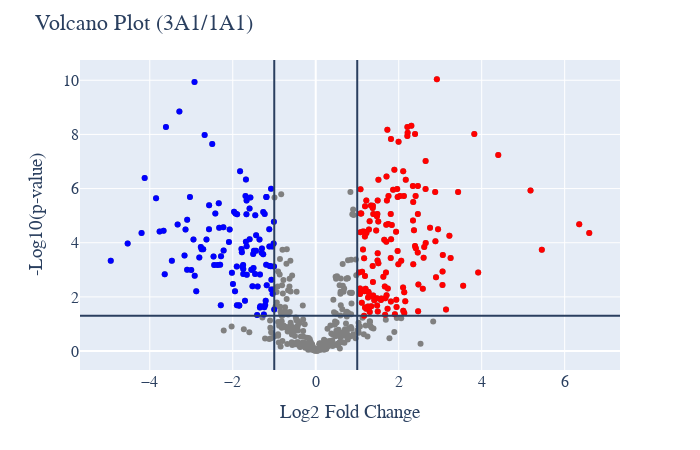

Notebook code cell kept with this figure:
### Code cell
# Abundance Volcano plot
plot_options={
            "compare groups": [0, 2],
            "title": "Volcano Plot",
            "X Title": "Log2 Fold Change",
            "Y Title": "-Log10(p-value)",
            "up color": "red",
            "down color": "blue",
            "all color": "gray",
            "width": 700,
            "height": 450,
            "font": dict(size=16, family="Arial black"),
            "ylimits": [],
            "xlimits": [],
            "help for information only": \
            "compare groups: list of two numbers default [0,1] means compare" \
            "the second group again the first group." \
            "xlimits: list or tuple of two numbers [0,10]." \
        }
figure, _, _ =volcano_plots(data_obj, plot_options, saved_settings)
figure.show()
#figure.write_image("images/test.svg")

### Figure 1 — Plotly figure (JSON) as saved in the notebook; plotly's stock layout.template omitted (floating-point values rounded to 4 significant figures; data arrays with more than 128 entries replaced by an {"elided": "..."} marker saying what was removed)
{"data": [{"hovertemplate": "%{text}<br>x=: %{x} <br>y=: %{y}", "legendgroup": "", "marker": {"color": "#636efa", "symbol": "circle"}, "mode": "markers", "name": "", "orientation": "v", "showlegend": false, "type": "scatter", "xaxis": "x", "yaxis": "y"}, {"hovertemplate": "%{text}<br>x=: %{x} <br>y=: %{y}", "marker": {"color": "gray"}, "mode": "markers", "text": {"elided": "515 str values"}, "type": "scatter", "x": {"elided": "515 float values"}, "y": {"elided": "515 float values"}}, {"hovertemplate": "%{text}<br>x=: %{x} <br>y=: %{y}", "marker": {"color": "blue"}, "mode": "markers", "text": ["O43707", "P22314", "P11021", "P08238", "P11142", "P38646", "P09874", "Q13283", "P06576", "Q12906", "Q14683", "P53396", "Q15029", "P04075", "Q14697", "O43175", "P49411", "P22626", "O75533", "P11940", "P30101", "O00571", "P12268", "P23246", "Q16555", "P20042", "P63104", "P09651", "Q13435", "Q9UN86", "Q15233", "P46087", "P23526", "P04040", "P39023", "Q9Y2W1", "P55884", "P62424", "O75367", "P35232", "P00338", "P07910", "O75475", "Q15459", "Q8N163", "P08237", "P61981", "P00505", "Q02878", "Q9Y266", "P38159", "P45880", "Q9UHX1", "P22087", "Q5SSJ5", "P25786", "Q8WWM7", "P51991", "P15880", "P62937", "P62906", "P30086", "P35637", "P55084", "P32969", "P46781", "P23284", "Q86UE4", "Q9UKM9", "Q14694", "Q8N684", "P0DP25", "P32119", "P39019", "P62888", "P46782", "P36957", "Q14444", "P14678", "P46783", "P37108", "Q13151", "P17096", "O43809", "P26373", "P62316", "P62318", "Q7Z417", "P61353", "P51572", "P84103", "P46778", "Q13363", "P60866", "Q93052", "P08579", "P49207", "P42677", "O75964", "P62854", "Q7RTV0", "O00422", "Q6P1L8", "P09012", "Q9UI09", "P21579", "Q96DA6", "P53007", "P18077", "P30049", "P06703", "A8MWD9", "O00479", "Q9Y2S6"], "type": "scatter", "x": [-1.218, -1.336, -1.437, -1.195, -1.79, -2.448, -3.468, -1.006, -1.458, -2.88, -1.946, -1.24, -2.713, -1.297, -1.206, -1.78, -1.083, -2.092, -2.806, -4.941, -1.461, -2.57, -1.706, -2.495, -2.304, -1.345, -1.903, -2.77, -2.947, -1.67, -3.1, -1.9, -4.533, -2.288, -1.4, -1.842, -1.069, -2.463, -1.231, -1.187, -2.02, -4.198, -2.634, -3.668, -1.995, -1.069, -2.22, -1.768, -2.227, -1.747, -1.684, -2.573, -1.192, -1.304, -1.683, -2.283, -3.64, -1.05, -3.098, -1.75, -1.969, -1.667, -1.595, -1.552, -1.529, -2.368, -1.412, -1.111, -3.849, -1.001, -4.123, -3.001, -1.25, -1.355, -1.824, -2.917, -3.763, -3.611, -2.922, -3.162, -1.666, -3.138, -2.327, -2.42, -1.934, -2.074, -1.12, -1.5, -1.508, -1.077, -2.338, -1.525, -1.344, -1.44, -1.181, -1.693, -1.747, -1.489, -3.032, -1.015, -2.749, -1.85, -2.678, -1.594, -1.118, -3.287, -1.662, -1.009, -3.329, -1.895, -1.039, -1.265, -1.575, -1.266], "y": [1.7, 1.651, 4.281, 3.188, 3.767, 3.174, 3.332, 3.119, 5.013, 2.205, 2.205, 1.62, 3.764, 3.788, 1.853, 3.646, 3.135, 4.023, 3.455, 3.34, 2.845, 5.38, 1.853, 7.651, 3.188, 1.606, 3.123, 3.84, 4.124, 5.056, 2.999, 1.691, 3.976, 1.691, 2.381, 1.681, 2.272, 3.49, 5.059, 5.69, 2.888, 4.364, 4.122, 4.447, 2.472, 2.629, 3.715, 3.111, 4.569, 2.848, 4.032, 4.498, 5.69, 3.627, 6.332, 3.497, 2.837, 3.86, 4.849, 3.174, 5.147, 5.563, 5.267, 3.005, 3.004, 3.174, 1.335, 3.138, 5.646, 1.536, 6.388, 2.993, 1.346, 4.122, 6.64, 2.777, 4.414, 8.277, 9.935, 3.528, 3.872, 4.49, 4.552, 5.084, 5.077, 4.49, 4.496, 3.069, 3.586, 5.995, 5.454, 2.394, 2.824, 3.703, 2.428, 5.728, 3.031, 3.706, 5.69, 3.968, 3.762, 1.679, 7.974, 4.133, 3.858, 8.845, 2.819, 4.778, 4.67, 5.056, 2.121, 5.138, 5.671, 3.576]}, {"hovertemplate": "%{text}<br>x=: %{x} <br>y=: %{y}", "marker": {"color": "red"}, "mode": "markers", "text": {"elided": "144 str values"}, "type": "scatter", "x": {"elided": "144 float values"}, "y": {"elided": "144 float values"}}], "layout": {"font": {"family": "Arial black", "size": 16}, "height": 450, "legend": {"tracegroupgap": 0}, "margin": {"t": 60}, "shapes": [{"type": "line", "x0": 0, "x1": 1, "xref": "x domain", "y0": 1.301, "y1": 1.301, "yref": "y"}, {"type": "line", "x0": -1, "x1": -1, "xref": "x", "y0": 0, "y1": 1, "yref": "y domain"}, {"type": "line", "x0": 1, "x1": 1, "xref": "x", "y0": 0, "y1": 1, "yref": "y domain"}], "showlegend": false, "title": {"text": "Volcano Plot (3A1/1A1)"}, "width": 700, "xaxis": {"anchor": "y", "domain": [0, 1], "title": {"text": "Log2 Fold Change"}}, "yaxis": {"anchor": "x", "domain": [0, 1], "title": {"text": "-Log10(p-value)"}}}}
